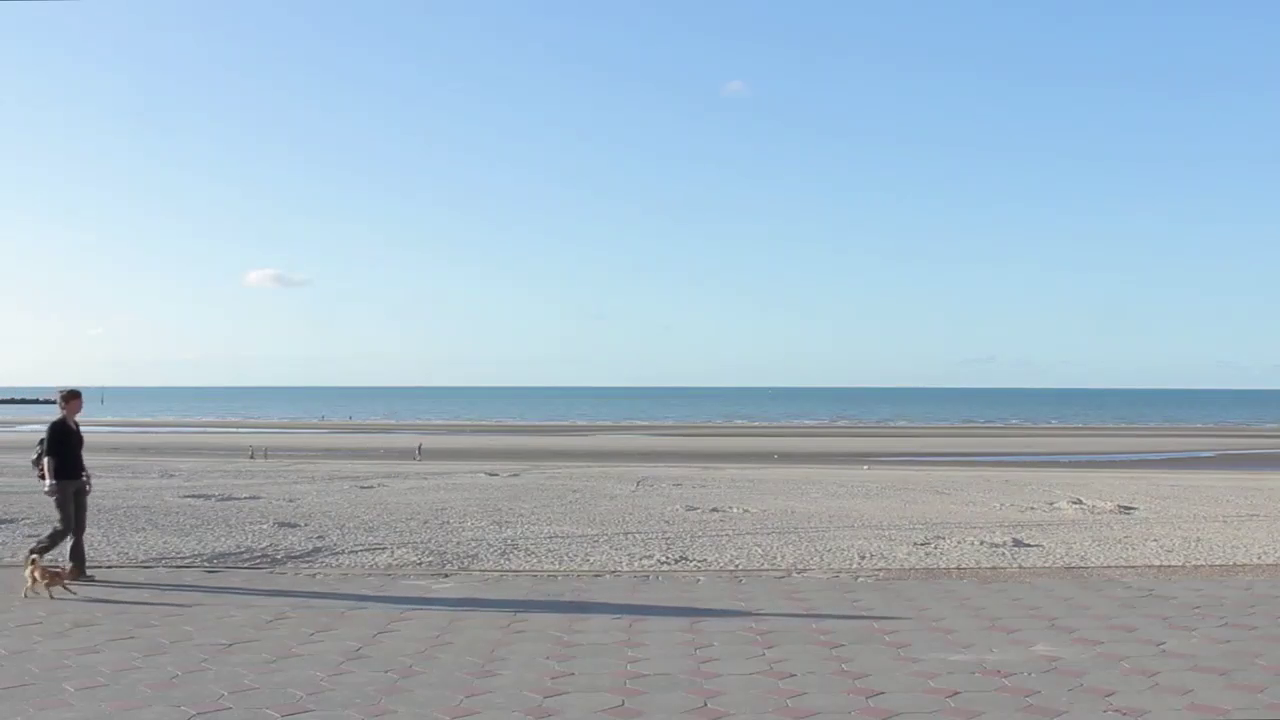
#> input picture frame 15 of video.mp4, 1280 x 720 px
$ python tracker.py
#> lines starting #> are read from the running program, lines starting #| are printed output that depends on the picture; after the words box and inside, x2 and y2 are one past the last pixel; in counts of white or black regions, pixels touching at a corner belong together
import cv2
from imutils.video import FPS
import matplotlib.pyplot as plt
from collections import deque

hog = cv2.HOGDescriptor()
hog.setSVMDetector(cv2.HOGDescriptor_getDefaultPeopleDetector())

cap = cv2.VideoCapture('video.mp4')

line_length_prev = 0
line_length_curr = 0

fourcc = cv2.VideoWriter_fourcc(*'XVID')
out = cv2.VideoWriter('socialdistancing.avi', fourcc, 20.0, (1280, 720))

# Initialize the FPS counter
fps = FPS().start()
fps_values = deque(maxlen=200)  # Keep the last 200 FPS values for plotting

while True:
    ret, img = cap.read()
#> img is the input picture: shape (720, 1280, 3); mean B, G, R 197.2, 182.6, 162.8

    try:
        boxes, weights = hog.detectMultiScale(img, winStride=(8, 8))
#> boxes = [[12, 369, 112, 223]]; weights = [2.22]
    except:
        pass
    else:
        for (x, y, w, h) in boxes:
            if w > 110:
                cv2.rectangle(img, (x, y), (x+w, y+h), (0, 255, 0), 2)
                cv2.circle(img, (x+int(w/2), y+int(h/2)), 3, (0, 0, 255), 3)
#> this loop made 1 pass
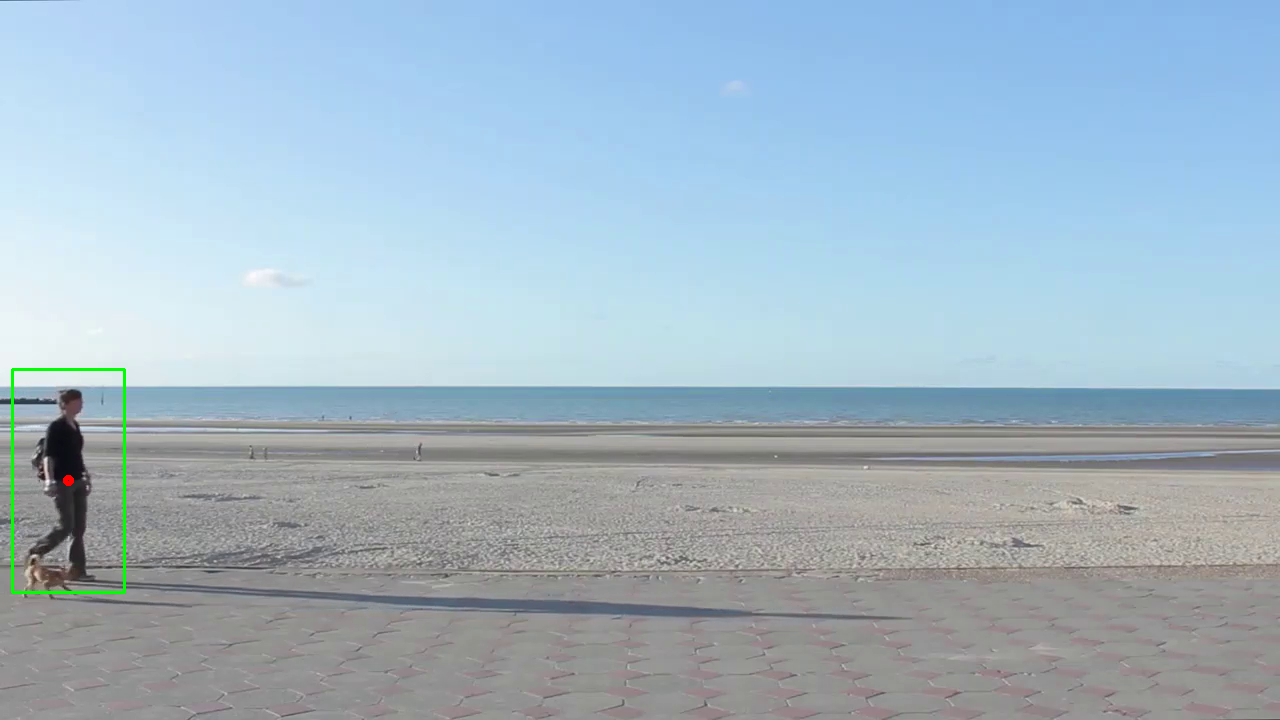
#> img: shape (720, 1280, 3); 0.23% of pixels changed, all inside (x1, y1, x2, y2) = (11, 368, 126, 594)

        if len(boxes) > 1:
            x1, y1, w1, h1 = boxes[0]
            x2, y2, w2, h2 = boxes[1]

            if w1 > 110 and w2 > 110:
                line_length_prev = line_length_curr
                line_length_curr = int(((x1+(w1/2)-x2-(w2/2))**2 + (y1+(h1/2)-y2-(h2/2))**2)**0.5)
                if line_length_curr < line_length_prev/2:
                    continue
                cv2.line(img, (x1+int(w1/2), y1+int(h1/2)), (x2+int(w2/2), y2+int(h2/2)), (255, 0, 0), 3)

                min_h = min(h2, h1)
                max_h = max(h1, h2)
                cv2.putText(img, "current distance between them: "+str(line_length_curr), (10, 20), cv2.FONT_HERSHEY_SIMPLEX, 1, (0, 0, 255), 3)
                cv2.putText(img, 'minor object height: '+str(min_h), (10, 60), cv2.FONT_HERSHEY_SIMPLEX, 1, (0, 0, 255), 3)
                cv2.putText(img, 'major object height: '+str(max_h), (10, 100), cv2.FONT_HERSHEY_SIMPLEX, 1, (0, 0, 255), 3)

                if line_length_curr < max_h:
                    cv2.putText(img, 'too close!!', (600, 300), cv2.FONT_HERSHEY_SIMPLEX, 2, (0, 0, 255), 3)

    # Calculate and display fps
    fps.update()
    fps.stop()
    current_fps = fps.fps()
    fps_values.append(current_fps)

    # Plot the FPS graph
    plt.clf()  # Clear the previous plot
    plt.plot(fps_values, label='FPS')
    plt.xlabel('Frame')
    plt.ylabel('FPS')
    plt.title('Frames Per Second Over Time')
    plt.legend()
    plt.pause(0.01)  # Pause to allow the plot to update
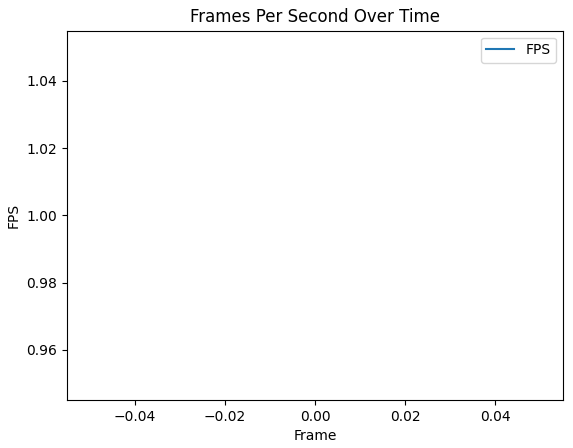
#> figure drawn by matplotlib, 1 panel

    cv2.putText(img, "FPS: {:.2f}".format(current_fps), (10, 140), cv2.FONT_HERSHEY_SIMPLEX, 1, (0, 0, 255), 3)
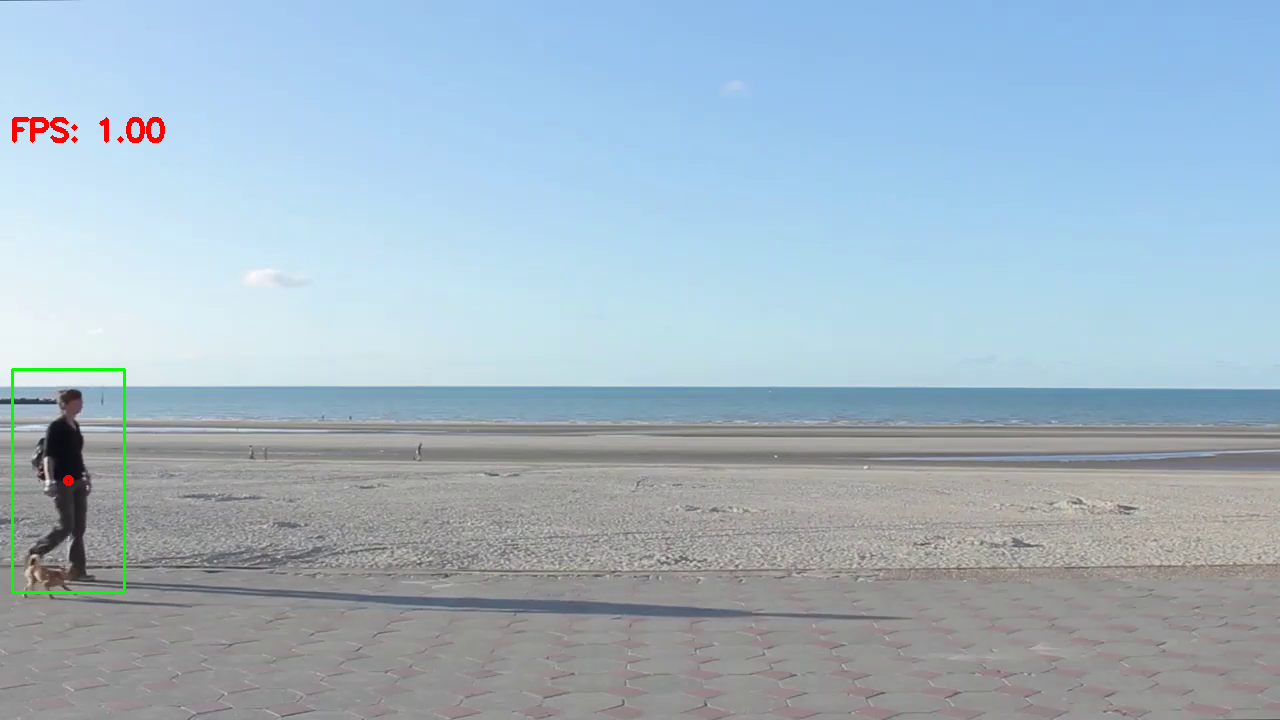
#> img: shape (720, 1280, 3); 0.17% of pixels changed, all inside (x1, y1, x2, y2) = (12, 117, 165, 143)

    if ret == True:
        cv2.imshow('frame', img)
        out.write(img)
    if cv2.waitKey(1) == 27:
#> (key Esc is pressed here)
        break

cap.release()
out.release()
cv2.destroyAllWindows()

$ run again, starting later in the video
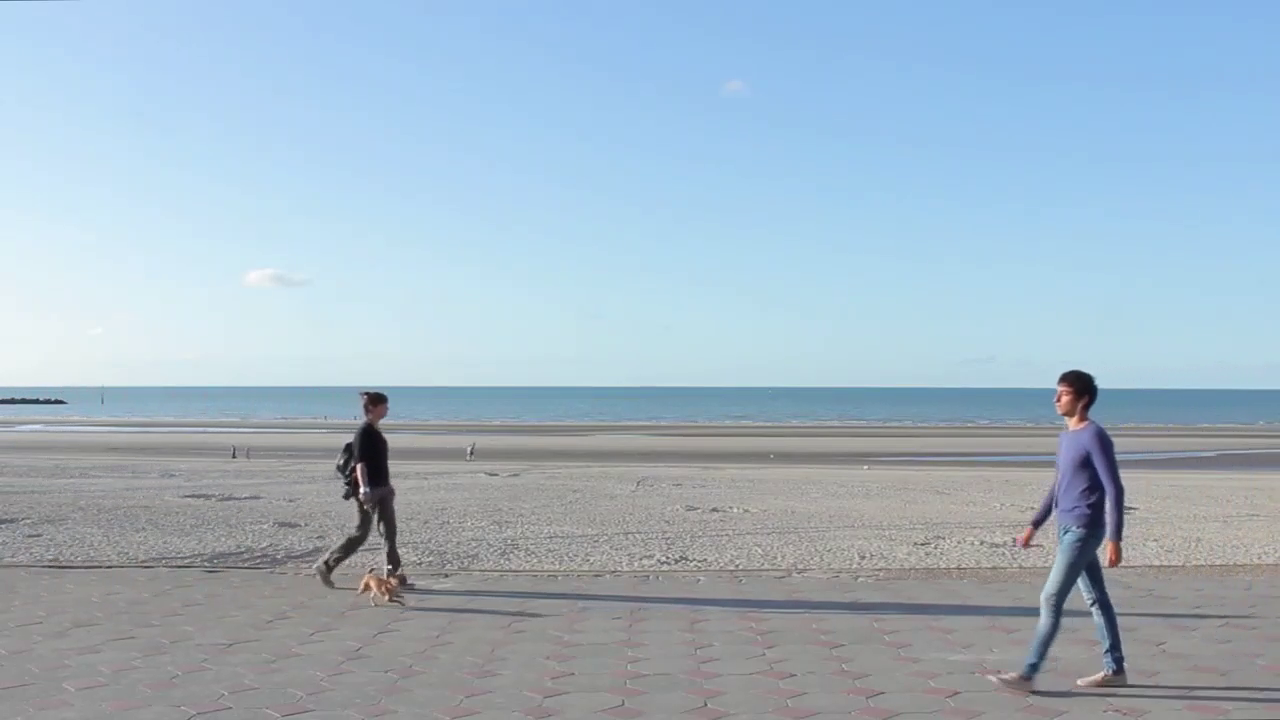
#> input picture frame 71 of video.mp4, 1280 x 720 px
#> img is the input picture: shape (720, 1280, 3); mean B, G, R 196.4, 181.4, 161.6
#> boxes = [[311, 363, 129, 257], [999, 345, 162, 324]]; weights = [1.4, 1.79]
#> the loop `for (x, y, w, h) in boxes:` made 2 passes
#> after the loop `for (x, y, w, h) in boxes:`:
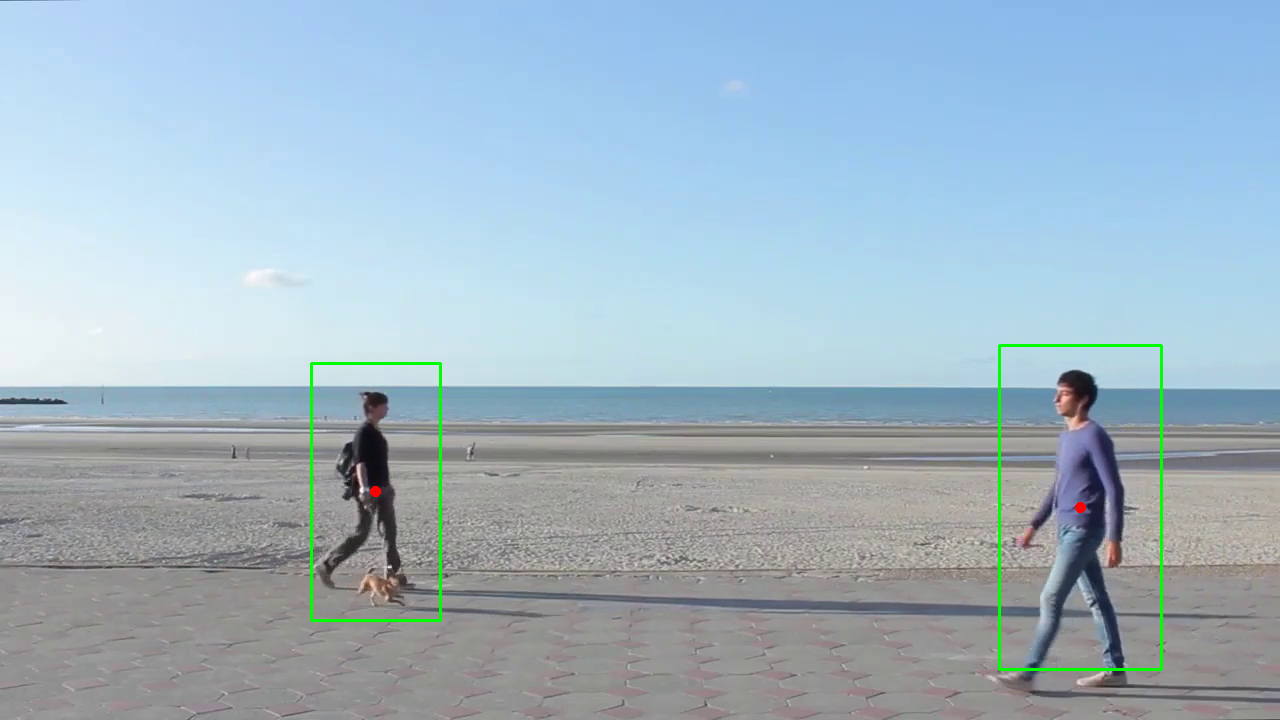
#> img: shape (720, 1280, 3); 0.59% of pixels changed, all inside (x1, y1, x2, y2) = (310, 344, 1163, 671)
#> x1 = 311; y1 = 363; w1 = 129; h1 = 257
#> x2 = 999; y2 = 345; w2 = 162; h2 = 324
#> line_length_curr = 704
#> min_h = 257
#> max_h = 324
#> `cv2.putText(img, "FPS: {:.2f}".format(current_fps), (10, 140), cv2.FON..`:
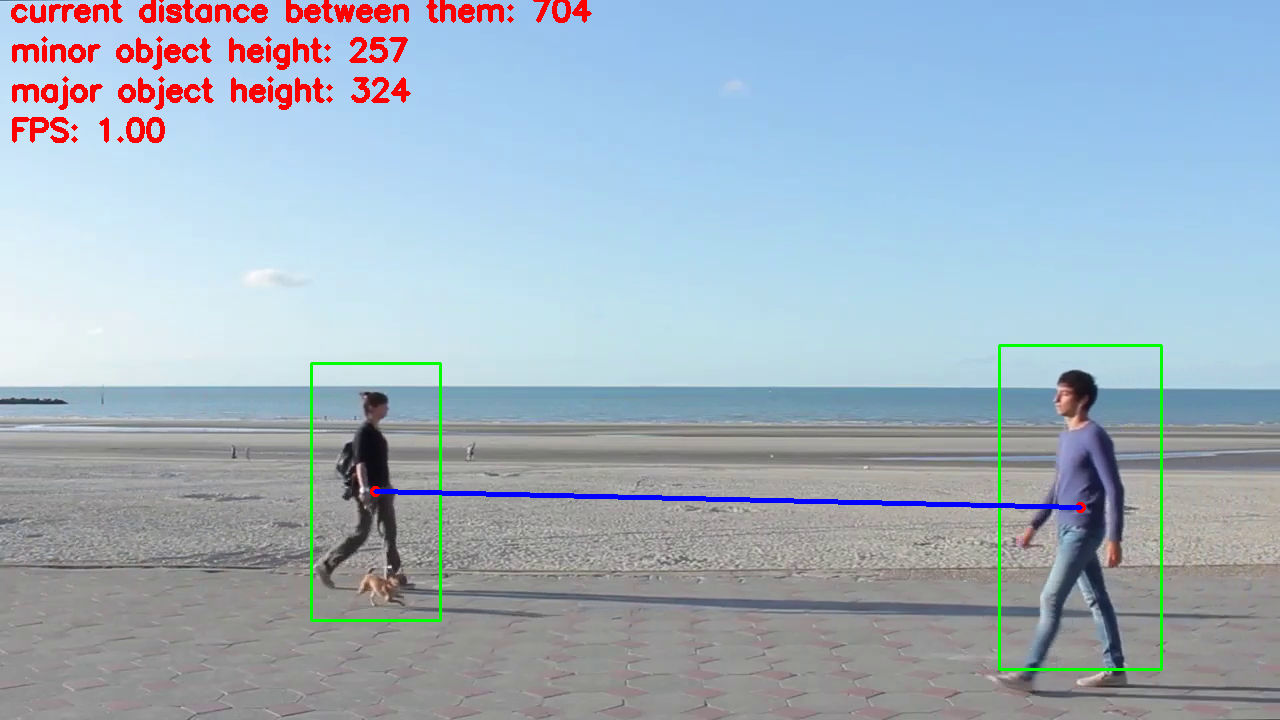
#> img: shape (720, 1280, 3); mean B, G, R 191.6, 177.7, 161.5

$ run again, starting later in the video
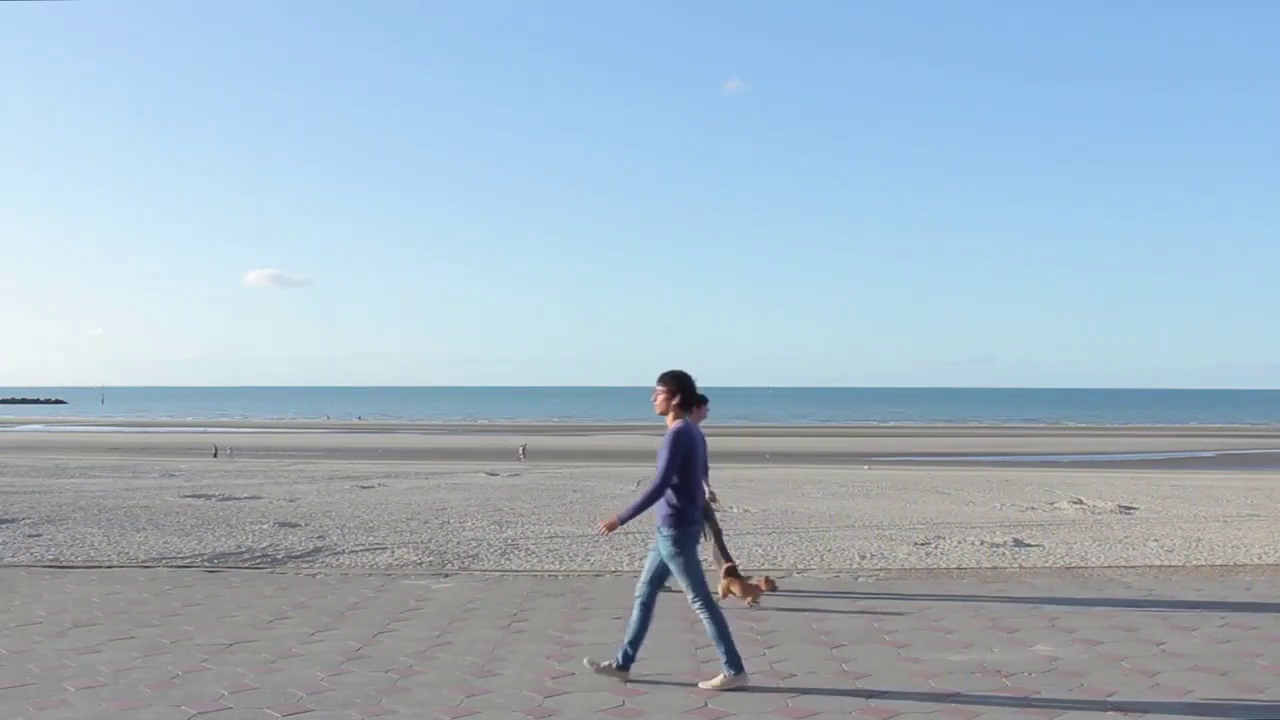
#> input picture frame 127 of video.mp4, 1280 x 720 px
#> img is the input picture: shape (720, 1280, 3); mean B, G, R 196.6, 181.6, 161.7
#> boxes = [[694, 560, 70, 140], [632, 331, 102, 203]]; weights = [0.441, 0.589]
#> the loop `for (x, y, w, h) in boxes:` made 2 passes
#> x1 = 694; y1 = 560; w1 = 70; h1 = 140
#> x2 = 632; y2 = 331; w2 = 102; h2 = 203
#> `cv2.putText(img, "FPS: {:.2f}".format(current_fps), (10, 140), cv2.FON..`:
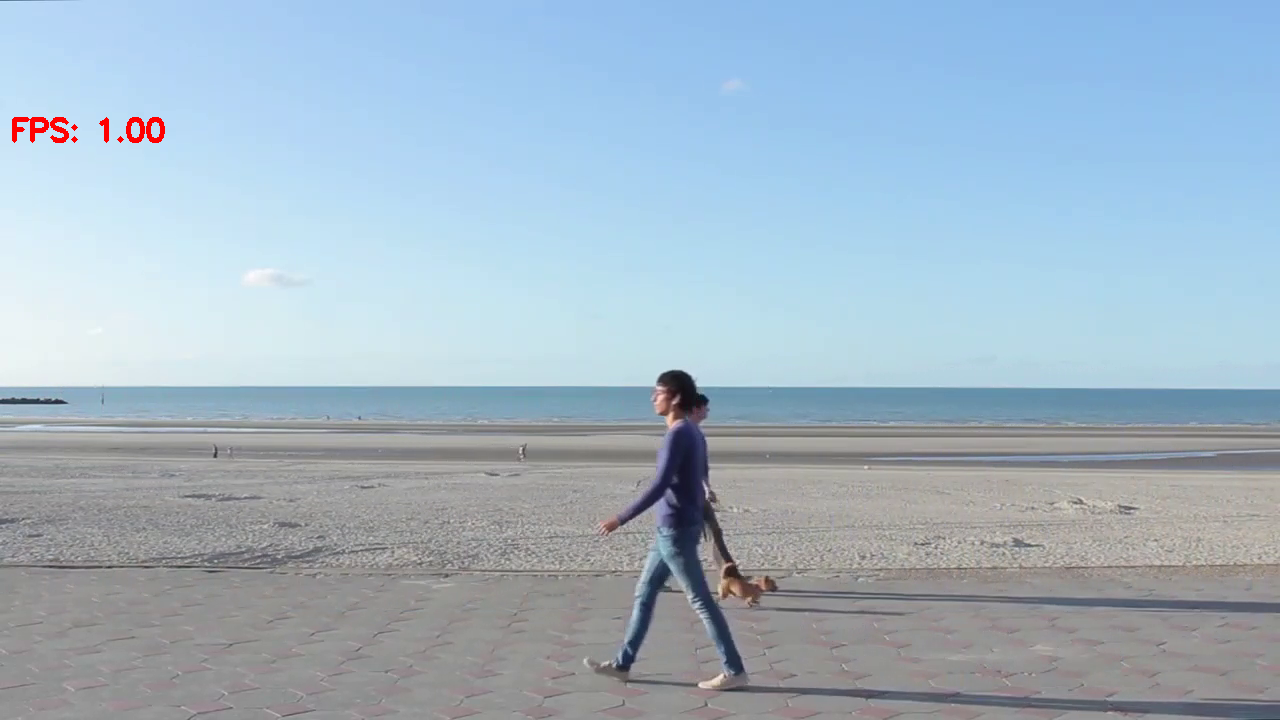
#> img: shape (720, 1280, 3); 0.17% of pixels changed, all inside (x1, y1, x2, y2) = (12, 117, 165, 143)
